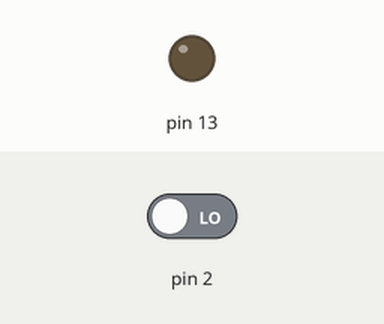
A sketch run on a simulated Arduino Uno, built with avr-gcc and run on an emulated ATmega328P. On the bench: output pins drawn as LEDs (lit = HIGH). The test bench sets the inputs (shaded band); at power-on: pin 2 LOW.

Above: at 1.2 s.
1.3 s: pin 2 driven HIGH
At 2.1 s:
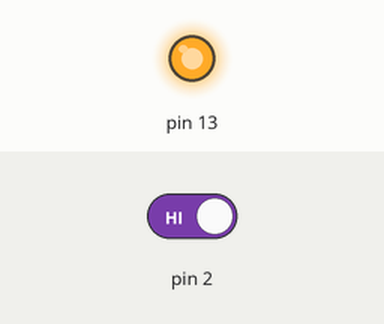
2.8 s: pin 2 driven LOW
At 3.2 s:
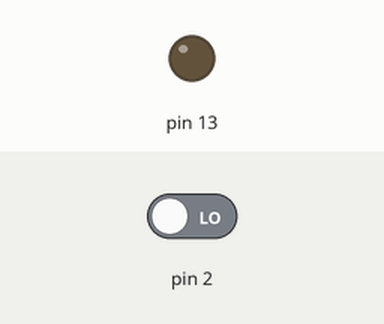
Timing chart, 0 to 5.8 s (numbered marks = the images above; inputs shaded):
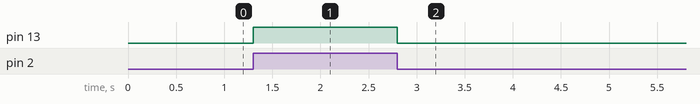

Measured:
- after the input at 1.3 s, pin 13: LOW → HIGH at once
- after the input at 2.8 s, pin 13: HIGH → LOW at once

The sketch:

p5_ej1.ino
```cpp
// Ejercicio 1
// Con ayuda de tu profesor:
// 1. Configura el pin 2 como entrada, y el pin 13 como salida.
// 2. Al estar el switch activado, encienda el Led, y al estar apagado el switch el Led debe de estar apagado.

void setup() {
  // Configuracion Pin 13 como salida.
  pinMode(13, OUTPUT);
  // Configuracion Pin 2 como entrada.
  pinMode(2, INPUT);
}

void loop() {
  // Lectura del Pin 2 asignado a variable.
  int val = digitalRead(2);
  // Encendido del Pin 13 mediante variable.
  digitalWrite(13, val);


}
```
